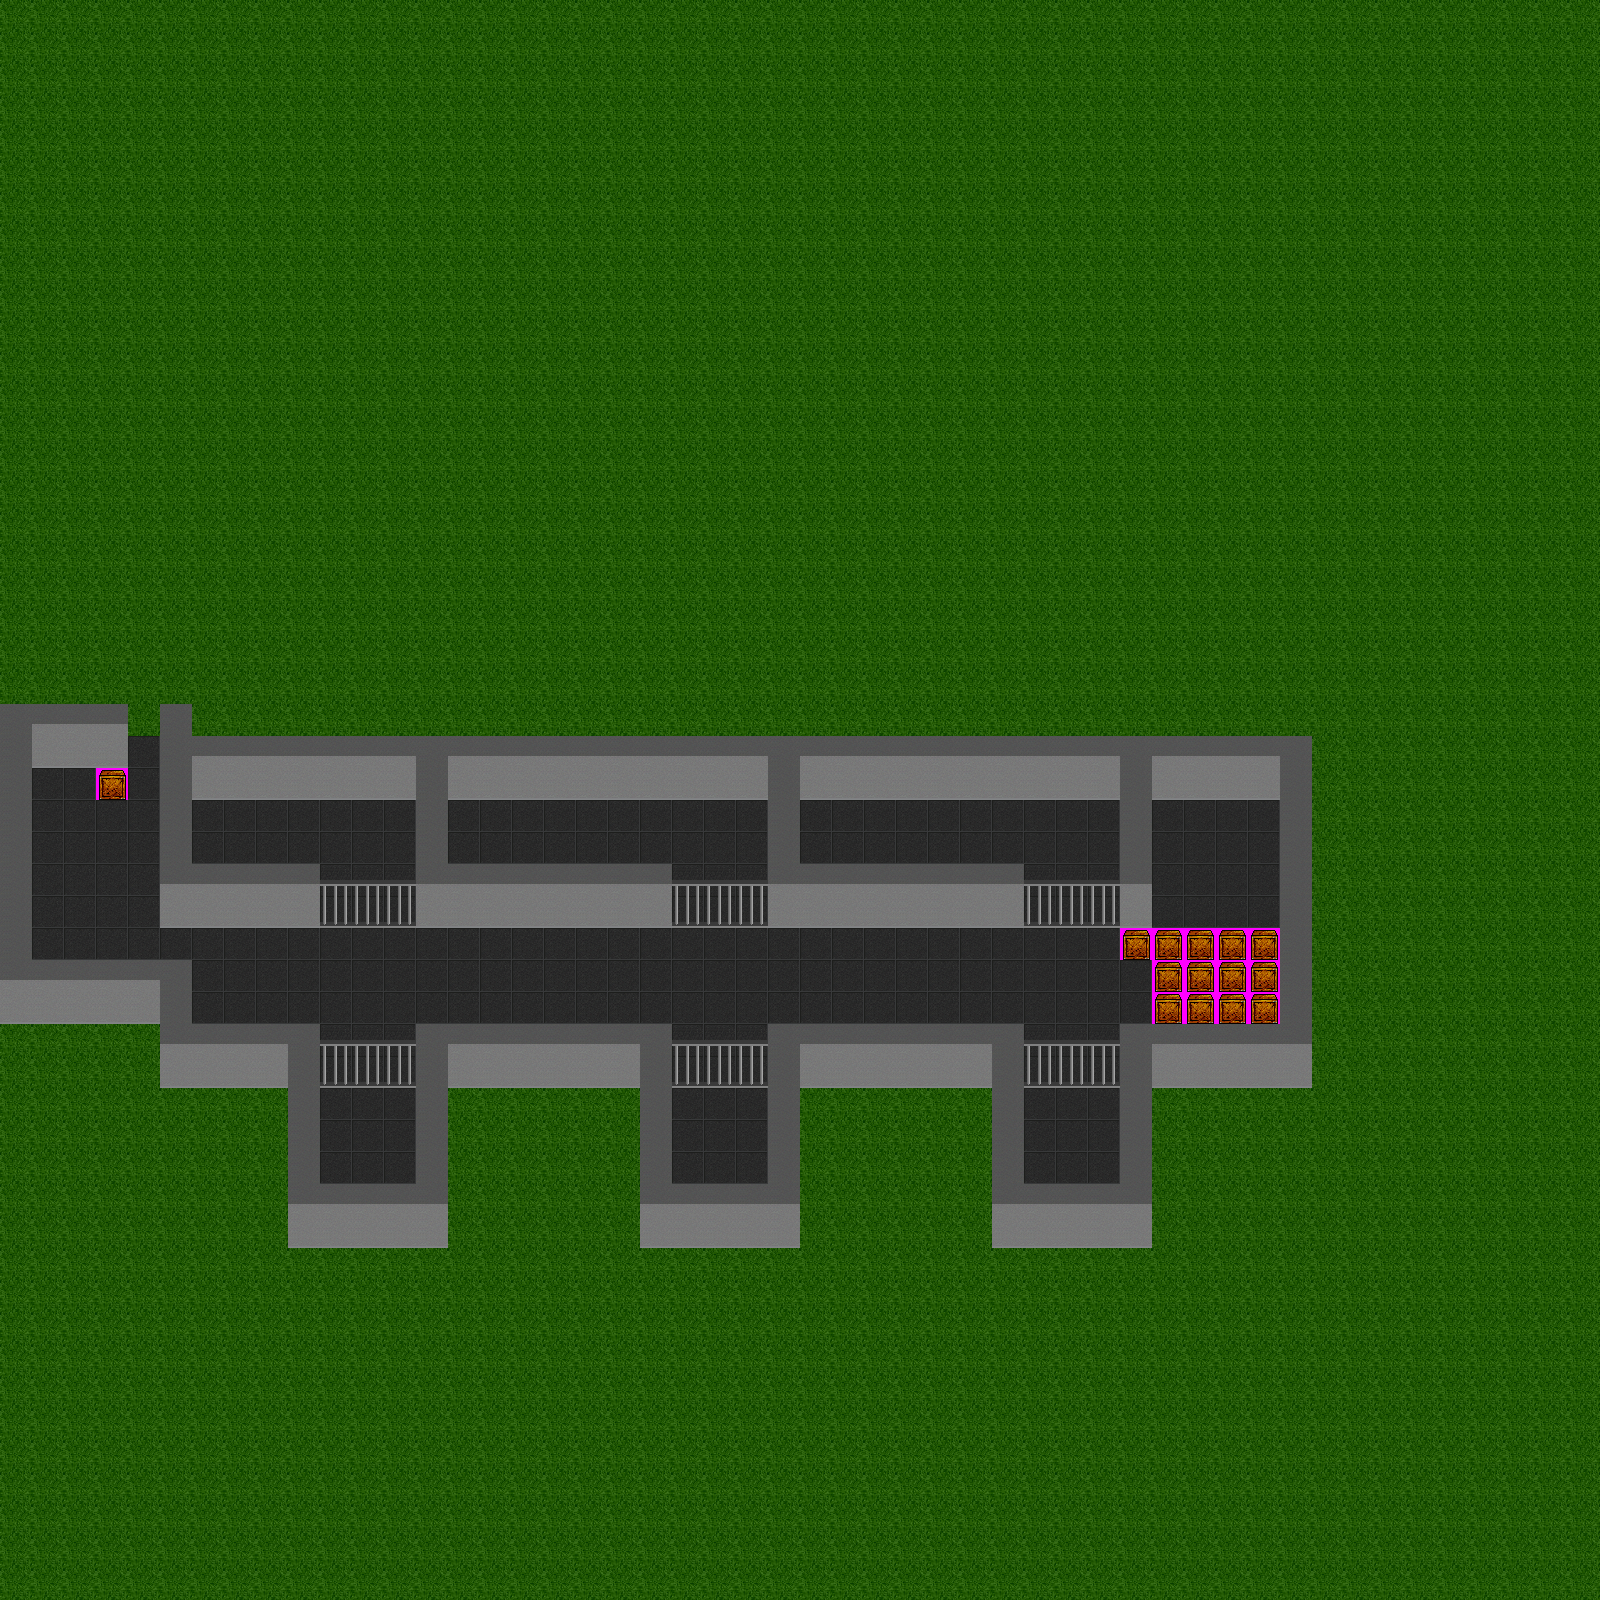

This is a level from a 2D game, rendered from its Tiled map with the project's own tilesets. A one-line summary and the complete map file follow:
An orthogonal 50x50 tile map with 32x32 px tiles, 1 tile layer (Tile Layer 1).

<map version="1.0" tiledversion="2017.11.22" orientation="orthogonal" renderorder="right-down" width="50" height="50" tilewidth="32" tileheight="32" infinite="0" nextobjectid="1">
 <tileset firstgid="1" source="sprites.tsx" />
 <layer name="Tile Layer 1" width="50" height="50">
  <data encoding="csv">
4,4,4,4,4,4,4,4,4,4,4,4,4,4,4,4,4,4,4,4,4,4,4,4,4,4,4,4,4,4,4,4,4,4,4,4,4,4,4,4,4,4,4,4,4,4,4,4,4,4,
4,4,4,4,4,4,4,4,4,4,4,4,4,4,4,4,4,4,4,4,4,4,4,4,4,4,4,4,4,4,4,4,4,4,4,4,4,4,4,4,4,4,4,4,4,4,4,4,4,4,
4,4,4,4,4,4,4,4,4,4,4,4,4,4,4,4,4,4,4,4,4,4,4,4,4,4,4,4,4,4,4,4,4,4,4,4,4,4,4,4,4,4,4,4,4,4,4,4,4,4,
4,4,4,4,4,4,4,4,4,4,4,4,4,4,4,4,4,4,4,4,4,4,4,4,4,4,4,4,4,4,4,4,4,4,4,4,4,4,4,4,4,4,4,4,4,4,4,4,4,4,
4,4,4,4,4,4,4,4,4,4,4,4,4,4,4,4,4,4,4,4,4,4,4,4,4,4,4,4,4,4,4,4,4,4,4,4,4,4,4,4,4,4,4,4,4,4,4,4,4,4,
4,4,4,4,4,4,4,4,4,4,4,4,4,4,4,4,4,4,4,4,4,4,4,4,4,4,4,4,4,4,4,4,4,4,4,4,4,4,4,4,4,4,4,4,4,4,4,4,4,4,
4,4,4,4,4,4,4,4,4,4,4,4,4,4,4,4,4,4,4,4,4,4,4,4,4,4,4,4,4,4,4,4,4,4,4,4,4,4,4,4,4,4,4,4,4,4,4,4,4,4,
4,4,4,4,4,4,4,4,4,4,4,4,4,4,4,4,4,4,4,4,4,4,4,4,4,4,4,4,4,4,4,4,4,4,4,4,4,4,4,4,4,4,4,4,4,4,4,4,4,4,
4,4,4,4,4,4,4,4,4,4,4,4,4,4,4,4,4,4,4,4,4,4,4,4,4,4,4,4,4,4,4,4,4,4,4,4,4,4,4,4,4,4,4,4,4,4,4,4,4,4,
4,4,4,4,4,4,4,4,4,4,4,4,4,4,4,4,4,4,4,4,4,4,4,4,4,4,4,4,4,4,4,4,4,4,4,4,4,4,4,4,4,4,4,4,4,4,4,4,4,4,
4,4,4,4,4,4,4,4,4,4,4,4,4,4,4,4,4,4,4,4,4,4,4,4,4,4,4,4,4,4,4,4,4,4,4,4,4,4,4,4,4,4,4,4,4,4,4,4,4,4,
4,4,4,4,4,4,4,4,4,4,4,4,4,4,4,4,4,4,4,4,4,4,4,4,4,4,4,4,4,4,4,4,4,4,4,4,4,4,4,4,4,4,4,4,4,4,4,4,4,4,
4,4,4,4,4,4,4,4,4,4,4,4,4,4,4,4,4,4,4,4,4,4,4,4,4,4,4,4,4,4,4,4,4,4,4,4,4,4,4,4,4,4,4,4,4,4,4,4,4,4,
4,4,4,4,4,4,4,4,4,4,4,4,4,4,4,4,4,4,4,4,4,4,4,4,4,4,4,4,4,4,4,4,4,4,4,4,4,4,4,4,4,4,4,4,4,4,4,4,4,4,
4,4,4,4,4,4,4,4,4,4,4,4,4,4,4,4,4,4,4,4,4,4,4,4,4,4,4,4,4,4,4,4,4,4,4,4,4,4,4,4,4,4,4,4,4,4,4,4,4,4,
4,4,4,4,4,4,4,4,4,4,4,4,4,4,4,4,4,4,4,4,4,4,4,4,4,4,4,4,4,4,4,4,4,4,4,4,4,4,4,4,4,4,4,4,4,4,4,4,4,4,
4,4,4,4,4,4,4,4,4,4,4,4,4,4,4,4,4,4,4,4,4,4,4,4,4,4,4,4,4,4,4,4,4,4,4,4,4,4,4,4,4,4,4,4,4,4,4,4,4,4,
4,4,4,4,4,4,4,4,4,4,4,4,4,4,4,4,4,4,4,4,4,4,4,4,4,4,4,4,4,4,4,4,4,4,4,4,4,4,4,4,4,4,4,4,4,4,4,4,4,4,
4,4,4,4,4,4,4,4,4,4,4,4,4,4,4,4,4,4,4,4,4,4,4,4,4,4,4,4,4,4,4,4,4,4,4,4,4,4,4,4,4,4,4,4,4,4,4,4,4,4,
4,4,4,4,4,4,4,4,4,4,4,4,4,4,4,4,4,4,4,4,4,4,4,4,4,4,4,4,4,4,4,4,4,4,4,4,4,4,4,4,4,4,4,4,4,4,4,4,4,4,
4,4,4,4,4,4,4,4,4,4,4,4,4,4,4,4,4,4,4,4,4,4,4,4,4,4,4,4,4,4,4,4,4,4,4,4,4,4,4,4,4,4,4,4,4,4,4,4,4,4,
4,4,4,4,4,4,4,4,4,4,4,4,4,4,4,4,4,4,4,4,4,4,4,4,4,4,4,4,4,4,4,4,4,4,4,4,4,4,4,4,4,4,4,4,4,4,4,4,4,4,
22,21,21,21,4,22,4,4,4,4,4,4,4,4,4,4,4,4,4,4,4,4,4,4,4,4,4,4,4,4,4,4,4,4,4,4,4,4,4,4,4,4,4,4,4,4,4,4,4,4,
22,37,37,37,5,22,21,21,21,21,21,21,21,22,21,21,21,21,21,21,21,21,21,21,22,21,21,21,21,21,21,21,21,21,21,22,21,21,21,21,22,4,4,4,4,4,4,4,4,4,
22,5,5,23,5,22,37,37,37,37,37,37,37,22,37,37,37,37,37,37,37,37,37,37,22,37,37,37,37,37,37,37,37,37,37,22,37,37,37,37,22,4,4,4,4,4,4,4,4,4,
22,5,5,5,5,22,5,5,5,5,5,5,5,22,5,5,5,5,5,5,5,5,5,5,22,5,5,5,5,5,5,5,5,5,5,22,5,5,5,5,22,4,4,4,4,4,4,4,4,4,
22,5,5,5,5,22,5,5,5,5,5,5,5,22,5,5,5,5,5,5,5,5,5,5,22,5,5,5,5,5,5,5,5,5,5,22,5,5,5,5,22,4,4,4,4,4,4,4,4,4,
22,5,5,5,5,21,21,21,21,21,7,7,7,21,21,21,21,21,21,21,21,7,7,7,21,21,21,21,21,21,21,21,7,7,7,21,5,5,5,5,22,4,4,4,4,4,4,4,4,4,
22,5,5,5,5,37,37,37,37,37,6,6,6,37,37,37,37,37,37,37,37,6,6,6,37,37,37,37,37,37,37,37,6,6,6,37,5,5,5,5,22,4,4,4,4,4,4,4,4,4,
22,5,5,5,5,5,5,5,5,5,5,5,5,5,5,5,5,5,5,5,5,5,5,5,5,5,5,5,5,5,5,5,5,5,5,23,23,23,23,23,22,4,4,4,4,4,4,4,4,4,
21,21,21,21,21,22,5,5,5,5,5,5,5,5,5,5,5,5,5,5,5,5,5,5,5,5,5,5,5,5,5,5,5,5,5,5,23,23,23,23,22,4,4,4,4,4,4,4,4,4,
37,37,37,37,37,22,5,5,5,5,5,5,5,5,5,5,5,5,5,5,5,5,5,5,5,5,5,5,5,5,5,5,5,5,5,5,23,23,23,23,22,4,4,4,4,4,4,4,4,4,
4,4,4,4,4,21,21,21,21,22,7,7,7,22,21,21,21,21,21,21,22,7,7,7,22,21,21,21,21,21,21,22,7,7,7,22,21,21,21,21,21,4,4,4,4,4,4,4,4,4,
4,4,4,4,4,37,37,37,37,22,6,6,6,22,37,37,37,37,37,37,22,6,6,6,22,37,37,37,37,37,37,22,6,6,6,22,37,37,37,37,37,4,4,4,4,4,4,4,4,4,
4,4,4,4,4,4,4,4,4,22,5,5,5,22,4,4,4,4,4,4,22,5,5,5,22,4,4,4,4,4,4,22,5,5,5,22,4,4,4,4,4,4,4,4,4,4,4,4,4,4,
4,4,4,4,4,4,4,4,4,22,5,5,5,22,4,4,4,4,4,4,22,5,5,5,22,4,4,4,4,4,4,22,5,5,5,22,4,4,4,4,4,4,4,4,4,4,4,4,4,4,
4,4,4,4,4,4,4,4,4,22,5,5,5,22,4,4,4,4,4,4,22,5,5,5,22,4,4,4,4,4,4,22,5,5,5,22,4,4,4,4,4,4,4,4,4,4,4,4,4,4,
4,4,4,4,4,4,4,4,4,21,21,21,21,21,4,4,4,4,4,4,21,21,21,21,21,4,4,4,4,4,4,21,21,21,21,21,4,4,4,4,4,4,4,4,4,4,4,4,4,4,
4,4,4,4,4,4,4,4,4,37,37,37,37,37,4,4,4,4,4,4,37,37,37,37,37,4,4,4,4,4,4,37,37,37,37,37,4,4,4,4,4,4,4,4,4,4,4,4,4,4,
4,4,4,4,4,4,4,4,4,4,4,4,4,4,4,4,4,4,4,4,4,4,4,4,4,4,4,4,4,4,4,4,4,4,4,4,4,4,4,4,4,4,4,4,4,4,4,4,4,4,
4,4,4,4,4,4,4,4,4,4,4,4,4,4,4,4,4,4,4,4,4,4,4,4,4,4,4,4,4,4,4,4,4,4,4,4,4,4,4,4,4,4,4,4,4,4,4,4,4,4,
4,4,4,4,4,4,4,4,4,4,4,4,4,4,4,4,4,4,4,4,4,4,4,4,4,4,4,4,4,4,4,4,4,4,4,4,4,4,4,4,4,4,4,4,4,4,4,4,4,4,
4,4,4,4,4,4,4,4,4,4,4,4,4,4,4,4,4,4,4,4,4,4,4,4,4,4,4,4,4,4,4,4,4,4,4,4,4,4,4,4,4,4,4,4,4,4,4,4,4,4,
4,4,4,4,4,4,4,4,4,4,4,4,4,4,4,4,4,4,4,4,4,4,4,4,4,4,4,4,4,4,4,4,4,4,4,4,4,4,4,4,4,4,4,4,4,4,4,4,4,4,
4,4,4,4,4,4,4,4,4,4,4,4,4,4,4,4,4,4,4,4,4,4,4,4,4,4,4,4,4,4,4,4,4,4,4,4,4,4,4,4,4,4,4,4,4,4,4,4,4,4,
4,4,4,4,4,4,4,4,4,4,4,4,4,4,4,4,4,4,4,4,4,4,4,4,4,4,4,4,4,4,4,4,4,4,4,4,4,4,4,4,4,4,4,4,4,4,4,4,4,4,
4,4,4,4,4,4,4,4,4,4,4,4,4,4,4,4,4,4,4,4,4,4,4,4,4,4,4,4,4,4,4,4,4,4,4,4,4,4,4,4,4,4,4,4,4,4,4,4,4,4,
4,4,4,4,4,4,4,4,4,4,4,4,4,4,4,4,4,4,4,4,4,4,4,4,4,4,4,4,4,4,4,4,4,4,4,4,4,4,4,4,4,4,4,4,4,4,4,4,4,4,
4,4,4,4,4,4,4,4,4,4,4,4,4,4,4,4,4,4,4,4,4,4,4,4,4,4,4,4,4,4,4,4,4,4,4,4,4,4,4,4,4,4,4,4,4,4,4,4,4,4,
4,4,4,4,4,4,4,4,4,4,4,4,4,4,4,4,4,4,4,4,4,4,4,4,4,4,4,4,4,4,4,4,4,4,4,4,4,4,4,4,4,4,4,4,4,4,4,4,4,4
</data>
 </layer>
</map>